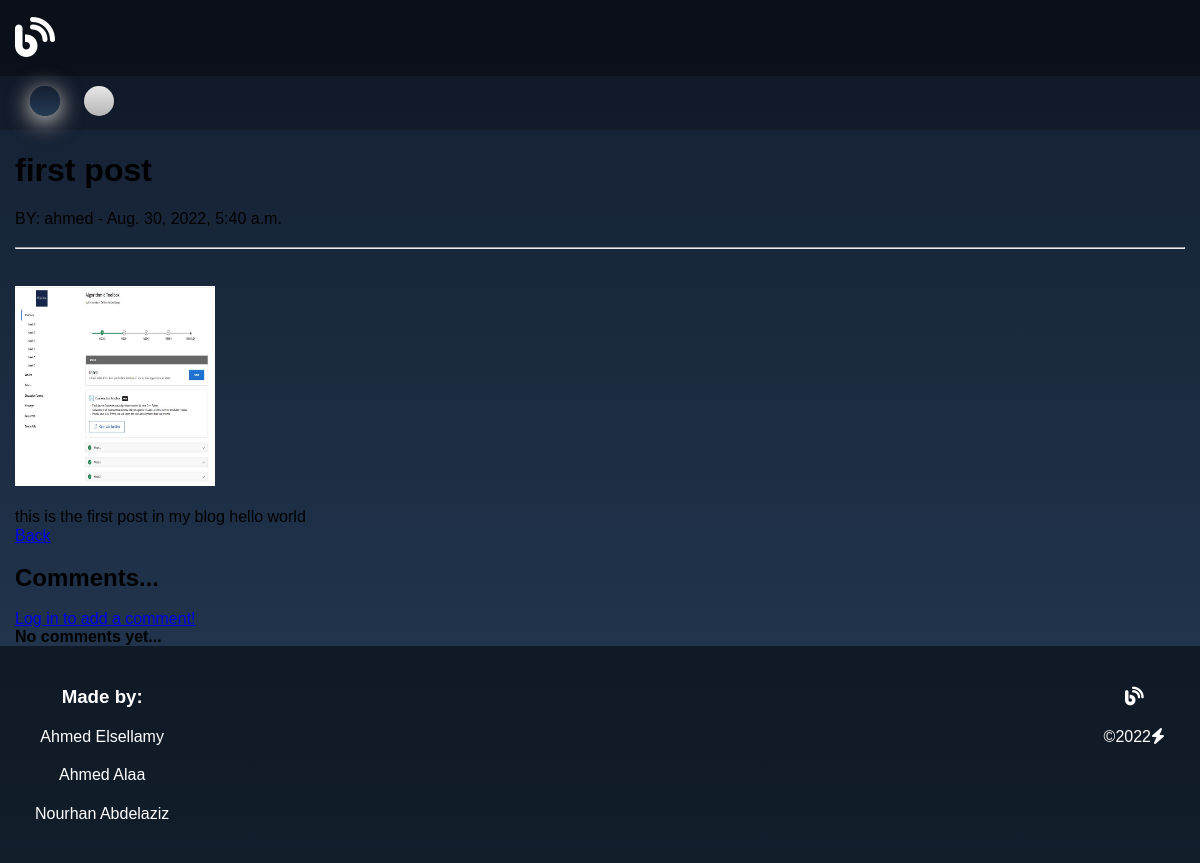
Before: /categories/posts/1 with the older database file.
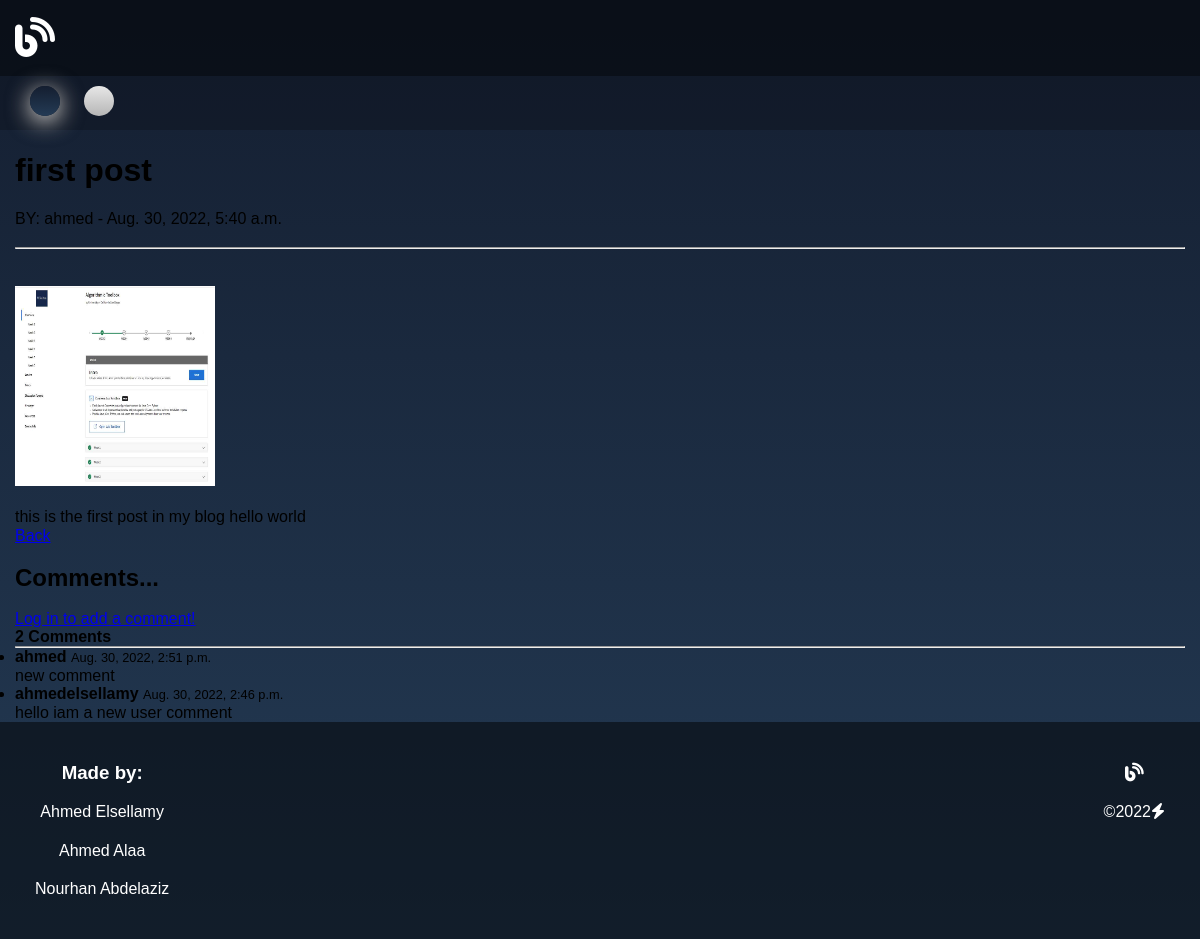
After: the same page with the newer database file.
### categories/models.py (models this page shows, shortened)
class Post(models.Model):
    post_title = models.CharField(
        max_length=20, null=False, verbose_name='title')
    post_image = models.ImageField(
        upload_to='categories/post/images/', null=True, verbose_name='image')
    post_content = models.TextField(null=True)
    post_category_id = models.ForeignKey(
        Category, on_delete=models.CASCADE, null=True, verbose_name='category')
    tags = TaggableManager()
    post_user_id = models.ForeignKey(
        User, on_delete=models.CASCADE, null=True, verbose_name='user')
    post_created_at = models.DateTimeField(auto_now_add=True, null=True)
    post_updated_at = models.DateTimeField(auto_now=True, null=True)
    likes = models.ManyToManyField(User, related_name='likes', blank=True)
    dislikes = models.ManyToManyField(
        User, related_name='dislikes', blank=True)
    def get_image_url(self):
        return f"/media/{self.post_image}"
    @property
    def number_of_comments(self):
        return Comment.objects.filter(comment_post_id=self).count()

class Comment(models.Model):
    comment_content = models.TextField(max_length=200)
    comment_post_id = models.ForeignKey(
        Post, related_name='comments', on_delete=models.CASCADE)
    comment_user_id = models.ForeignKey(User, on_delete=models.CASCADE)
    comment_time = models.DateTimeField(auto_now_add=True)
    class Meta:
        ordering = ['comment_time']

### categories/views.py (the view, shortened to what this page needs)
# urls.py: path('posts/<int:pk>', PostDetail.as_view(), name='post-details'),
class PostDetail(DetailView):
    model = Post
    template_name = 'categories/posts/post_details.html'
    def get_context_data(self, **kwargs):
        data = super().get_context_data(**kwargs)
        comments_connected = Comment.objects.filter(
            comment_post_id=self.get_object()).order_by('-comment_time')
        data['comments'] = comments_connected
        if self.request.user.is_authenticated:
            data['comment_form'] = CommentForm(instance=self.request.user)
        return data

### templates/categories/posts/post_details.html
{% extends 'global/base.html' %}
{% block main %}
    <div class="container">
        <h1>{{ post.post_title }}</h1>
        <p>BY: {{ post.post_user_id }} - {{ post.post_created_at }}</p>
        <br><hr>
        <br><br>
        <img src="{{ post.get_image_url }}" alt="..."
             width="200" height="200"><br><br>
        <p>{{ post.post_content }}</p>
        <a href="{% url 'posts-index' %}">Back</a>
        <br><br>
        <h2>Comments...</h2>
        <br>
        {% if user.is_authenticated %}
          <form method="POST">
            {% csrf_token %}
            <div class="form-group">
              {{ comment_form }}
              <button class="btn btn-info" type="submit">Add comment <i class="fas fa-comments"></i></button>
            </div>
          </form>
          {% else %}
          <a class="btn btn-outline-info" href="{% url 'login' %}?next={{request.path}}">Log in to add a comment!</a><br>
          {% endif %}
          {% if comments %}
          <strong class="text-secondary">{{ object.number_of_comments }} Comment{{ object.number_of_comments|pluralize }}</strong>
          <hr>
          <ul>
            {% for comment in comments %}
            <li>
             <div>
                <span>
                  <strong class="text-info">{{ comment.comment_user_id }} </strong>
                  <small class="text-muted">{{ comment.comment_time }}</small>
                </span>
                <p>
                  {{ comment.comment_content|safe }}
                </p>
              </div>
            </li>
            {% endfor %}
          </ul>
          {% else %}
            <strong class="text-secondary">No comments yet...</strong>
          {% endif %}
    </div>
{% endblock %}

### templates/global/base.html (shortened to what this page needs)
{% load static %}
<!DOCTYPE html>
<html lang="en">
<head>
    <link rel="stylesheet" href="{% static 'global/styles/normalize.css' %}">
    <link rel="stylesheet" href="{% static 'global/styles/main.css' %}">
    <link href="{% static 'fontawesomefree/css/all.min.css' %}" rel="stylesheet" type="text/css">
</head>
<body>
    <header>
        <div class="content">
            <h2><i class="fa-solid fa-blog"></i></h2>
        </div>
    </header>
    <nav>
        <span class="dark active" data-color="dark"></span>
        <span class="light" data-color="light"></span>
    </nav>
    {% block main %} {% endblock %}
    <footer>
        <div class="container">
            <div class="content">
                <div>
                    <h3>Made by:</h3>
                    <span>Ahmed Elsellamy</span>
                    <span>Ahmed Alaa</span>
                    <span>Nourhan Abdelaziz</span>
                </div>
                <div>
                    <h3><i class="fa-solid fa-blog"></i></h3>
                    <p>&copy;2022<i class="fa-solid fa-bolt"></i></p>
                </div>
            </div>
        </div>
    </footer>
</body>
</html>

### static/global/styles/main.css (style rules this page uses)
:root { --main-color: #03e9f4; --back-color-1: #141e30; --back-color-2: #243b55; --text-color: #fff; --box-color: rgba(0, 0, 0, 0.5); }
* { box-sizing: border-box; margin: 0; padding: 0; }
body { font-family: sans-serif; background: linear-gradient(var(--back-color-1), var(--back-color-2)); }
.container { margin-left: auto; margin-right: auto; padding-left: 10px; padding-right: 10px; }
@media (min-width: 576px) { .container { width: 570px; } }
@media (min-width: 768px) { .container { width: 750px; } }
@media (min-width: 992px) { .container { width: 980px; } }
@media (min-width: 1200px) { .container { width: 1190px; } }
header, footer { background: var(--box-color); }
.content { padding: 20px; display: flex; justify-content: space-between; color: var(--text-color); }
header .content { padding: 15px; }
footer .content :not(:last-child) { margin-bottom: 20px; }
footer .content div { margin-top: 20px; width: fit-content; display: flex; flex-direction: column; align-items: center; }
nav { position: relative; padding-left: 20px; background: rgba(0, 0, 0, 0.2); }
nav span { display: inline-block; margin: 10px; width: 30px; height: 30px; cursor: pointer; border-radius: 50%; -webkit-border-radius: 50%; -moz-border-radius: 50%; -ms-border-radius: 50%; -o-border-radius: 50%; }
nav .dark { background: linear-gradient(#141e30, #243b55); }
nav .light { background: linear-gradient(#e7e7e7, #b6b6b6); }
nav .active { box-shadow: 0 5px 25px #fff, 0 5px 25px rgb(9, 8, 8); }
header .content h2 { font-size: 40px; }

Changed rows visible on the page:
shown differently, row unchanged: Post "first post": number_of_comments (not shown) → "2"
added Comment: comment_user_id "ahmed", comment_time "Aug. 30, 2022, 2:51 p.m.", comment_content "new comment"
added Comment: comment_user_id "ahmedelsellamy", comment_time "Aug. 30, 2022, 2:46 p.m.", comment_content "hello iam a new user comment"
Other visible differences:
text no longer shown: "No comments yet..."
text now shown: "Comment"
